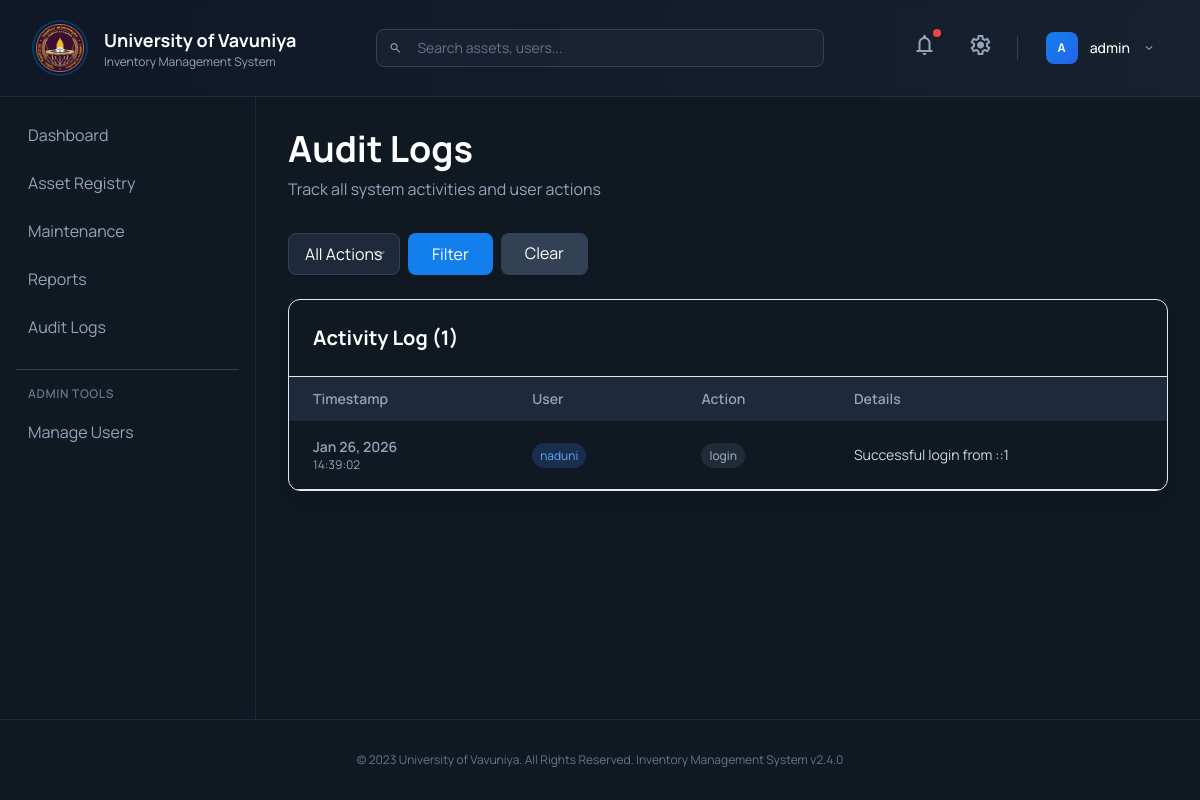
/audit_logs.php (signed in), run on the app's committed database.
### tables this page shows
CREATE TABLE `users` (
  `id` int(11) NOT NULL,
  `username` varchar(255) NOT NULL,
  `email` varchar(255) NOT NULL,
  `password` varchar(255) NOT NULL,
  `role` enum('admin','clerk','user') DEFAULT 'user',
  `department` varchar(255) DEFAULT NULL,
  `status` enum('active','inactive') DEFAULT 'active',
  `created_at` timestamp NOT NULL DEFAULT current_timestamp()
);

CREATE TABLE `audit_logs` (
  `id` int(11) NOT NULL,
  `user_id` int(11) DEFAULT NULL,
  `action` varchar(255) DEFAULT NULL,
  `details` text DEFAULT NULL,
  `timestamp` timestamp NOT NULL DEFAULT current_timestamp()
);

### audit_logs.php (the view, shortened to what this page needs)
<?php
include 'config.php';
include 'header.php';
include 'sidebar.php';
$query = "SELECT al.*, u.username FROM audit_logs al
          LEFT JOIN users u ON al.user_id = u.id";
$query .= " ORDER BY al.timestamp DESC";
$result = $conn->query($query);
$total_logs = $result->num_rows;
?>
<main class="flex-1 p-8 overflow-y-auto bg-background-dark">
    <div class="mb-8">
        <h1 class="text-4xl font-bold text-white mb-2">Audit Logs</h1>
        <p class="text-slate-400">Track all system activities and user actions</p>
    </div>
    <div class="flex gap-4 mb-6">
        <form method="GET" class="flex gap-2">
            <select name="action"
                class="px-4 py-2 rounded-lg bg-slate-800 text-white border border-slate-700 focus:outline-none focus:border-primary">
                <option value="">All Actions</option>
            </select>
            <button type="submit" class="px-6 py-2 bg-primary text-white rounded-lg hover:bg-opacity-90 transition">Filter</button>
            <a href="audit_logs.php" class="px-6 py-2 bg-slate-700 text-white rounded-lg hover:bg-slate-600 transition">Clear</a>
        </form>
    </div>
    <div class="bg-surface rounded-xl border border-border-slate shadow-lg overflow-hidden">
        <div class="p-6 border-b border-border-slate">
            <h2 class="text-xl font-bold text-white">Activity Log (<?php echo $total_logs; ?>)</h2>
        </div>
        <div class="overflow-x-auto">
            <table class="w-full text-left text-sm">
                <thead class="bg-slate-800 text-slate-400 sticky top-0">
                    <tr>
                        <th class="px-6 py-3 font-semibold">Timestamp</th>
                        <th class="px-6 py-3 font-semibold">User</th>
                        <th class="px-6 py-3 font-semibold">Action</th>
                        <th class="px-6 py-3 font-semibold">Details</th>
                    </tr>
                </thead>
                <tbody class="text-white">
                    <?php if ($total_logs > 0): ?>
                        <?php while ($row = $result->fetch_assoc()): ?>
                            <tr class="border-b border-border-slate hover:bg-slate-800/50 transition-colors">
                                <td class="px-6 py-4 text-slate-400">
                                    <div class="font-semibold"><?php echo date('M d, Y', strtotime($row['timestamp'])); ?></div>
                                    <div class="text-xs"><?php echo date('H:i:s', strtotime($row['timestamp'])); ?></div>
                                </td>
                                <td class="px-6 py-4">
                                    <span class="px-2 py-1 rounded-full text-xs bg-blue-500/20 text-blue-400">
                                        <?php echo htmlspecialchars($row['username'] ?? 'System'); ?>
                                    </span>
                                </td>
                                <td class="px-6 py-4">
                                    <span class="px-2 py-1 rounded-full text-xs font-medium
                                    <?php
                                    $action_name = $row['action'];
                                    if (strpos($action_name, 'add') !== false) echo 'bg-emerald-500/20 text-emerald-400';
                                    elseif (strpos($action_name, 'delete') !== false) echo 'bg-red-500/20 text-red-400';
                                    elseif (strpos($action_name, 'edit') !== false) echo 'bg-amber-500/20 text-amber-400';
                                    else echo 'bg-slate-500/20 text-slate-400';
                                    ?>">
                                        <?php echo htmlspecialchars($row['action']); ?>
                                    </span>
                                </td>
                                <td class="px-6 py-4 text-slate-300 max-w-md truncate">
                                    <?php echo htmlspecialchars($row['details']); ?>
                                </td>
                            </tr>
                        <?php endwhile; ?>
                    <?php endif; ?>
                </tbody>
            </table>
        </div>
    </div>
</main>
<?php include 'footer.php'; ?>

### header.php (shortened to what this page needs)
<!DOCTYPE html>
<html class="dark" lang="en">
<head>
    <script src="https://cdn.tailwindcss.com?plugins=forms,container-queries"></script>
    <script id="tailwind-config">
        tailwind.config = {
            darkMode: "class",
            theme: {
                extend: {
                    colors: {
                        "primary": "#137fec",
                        "background-light": "#f6f7f8",
                        "background-dark": "#101922",
                    },
                    fontFamily: {
                        "display": ["Manrope"]
                    },
                    borderRadius: {
                        "DEFAULT": "0.25rem",
                        "lg": "0.5rem",
                        "xl": "0.75rem",
                        "full": "9999px"
                    },
                },
            },
        }
    </script>
</head>
<body class="bg-background-light dark:bg-background-dark font-display text-white overflow-hidden flex flex-col h-screen">
    <header class="border-b border-slate-700/50 bg-gradient-to-r from-slate-900/50 to-slate-800/50 backdrop-blur-sm px-8 py-4 flex-shrink-0 sticky top-0 z-40">
        <div class="flex items-center justify-between h-16">
            <div class="flex items-center gap-4">
                <div class="flex items-center justify-center w-14 h-14 rounded-full border-2 border-primary/30 bg-slate-900/50">
                    <img src="assets/uov-logo.png" alt="University of Vavuniya" class="w-12 h-12 object-contain" onerror="this.style.display='none'">
                </div>
                <div>
                    <h1 class="text-lg font-bold text-white">University of Vavuniya</h1>
                    <p class="text-xs text-slate-400">Inventory Management System</p>
                </div>
            </div>
            <div class="flex-1 max-w-md mx-8">
                <div class="relative">
                    <span class="material-symbols-outlined absolute left-3 top-1/2 -translate-y-1/2 text-slate-400 text-sm">search</span>
                    <input type="text" placeholder="Search assets, users..."
                        class="w-full pl-10 pr-4 py-2 rounded-lg bg-slate-800/50 border border-slate-700 text-white placeholder-slate-500 focus:outline-none focus:border-primary/50 focus:ring-1 focus:ring-primary/30 transition-all text-sm">
                </div>
            </div>
            <div class="flex items-center gap-4">
                <button class="relative p-2 rounded-lg hover:bg-slate-700/50 transition-colors group">
                    <span class="material-symbols-outlined text-slate-400 group-hover:text-white transition-colors">notifications</span>
                    <span class="absolute top-1 right-1 w-2 h-2 bg-red-500 rounded-full"></span>
                </button>
                <button class="p-2 rounded-lg hover:bg-slate-700/50 transition-colors group">
                    <span class="material-symbols-outlined text-slate-400 group-hover:text-white transition-colors">settings</span>
                </button>
                <div class="relative group">
                    <button class="flex items-center gap-3 px-3 py-2 rounded-lg hover:bg-slate-700/50 transition-colors">
                        <div class="w-8 h-8 rounded-lg bg-gradient-to-br from-primary to-blue-600 flex items-center justify-center">
                            <span class="text-xs font-bold">
                                <?php
                                if (isset($_SESSION['user_id'])) {
                                    global $conn;
                                    $stmt = $conn->prepare("SELECT username FROM users WHERE id = ?");
                                    $stmt->bind_param("i", $_SESSION['user_id']);
                                    $stmt->execute();
                                    $result = $stmt->get_result();
                                    $user = $result->fetch_assoc();
                                    echo isset($user['username']) ? strtoupper(substr($user['username'], 0, 1)) : 'U';
                                } else {
                                    echo 'G';
                                }
                                ?>
                            </span>
                        </div>
                        <span class="text-sm font-medium hidden sm:inline">
                            <?php
                            if (isset($_SESSION['user_id'])) {
                                echo isset($user['username']) ? htmlspecialchars($user['username']) : 'User';
                            } else {
                                echo 'Guest';
                            }
                            ?>
                        </span>
                        <span class="material-symbols-outlined text-sm text-slate-400 group-hover:text-white transition-colors">expand_more</span>
                    </button>
                </div>
            </div>
        </div>
    </header>
    <div class="flex flex-1 overflow-hidden">

### data on the page
users: username "A", username "admin"
audit_logs: timestamp "Jan 26, 2026", timestamp "14:39:02", user.username "naduni", action "login", details "Successful login from ::1"

### other printed values
$total_logs "1"
